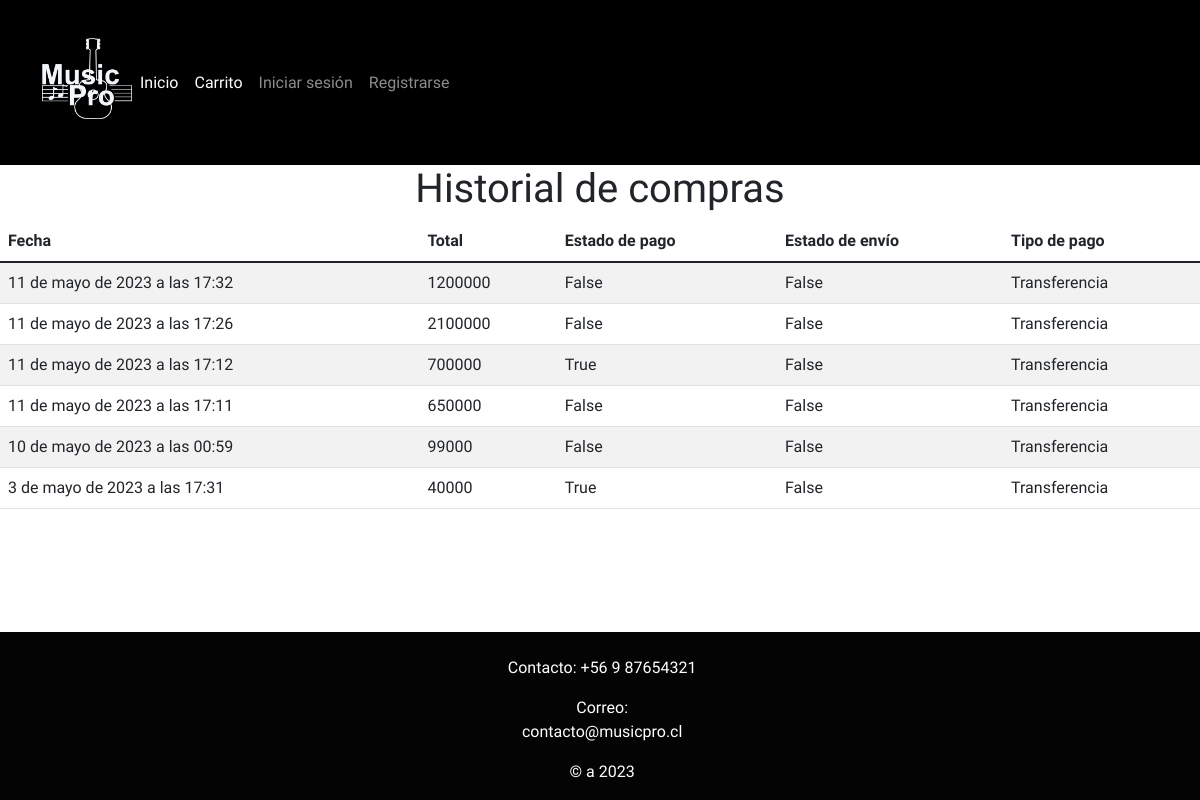
The page /historial on the database its author committed.
### core/models.py (models this page shows)
class Historial(models.Model):
    fecha = models.DateTimeField(auto_now_add=True)
    total = models.IntegerField(default=0)
    estadoPago = models.BooleanField(default=False)
    estadoEnvio = models.BooleanField(default=False)
    OPCION_1 = 'Transferencia'
    OPCION_2 = 'Transbank'
    OPCIONES_TIPO_PAGO = [
        (True, OPCION_1),
        (False, OPCION_2),
    ]
    tipoPago = models.BooleanField(choices=OPCIONES_TIPO_PAGO, default=False)
    TIPO_1 = 'Logueado'
    TIPO_2 = 'Invitado'
    OPCIONES_TIPO_USUARIO = [
        (True, TIPO_1),
        (False, TIPO_2),
    ]
    tipoUsuario = models.BooleanField(choices=OPCIONES_TIPO_USUARIO, null=False,  default=False)
    email = models.EmailField(null=False, default='')

### core/views.py (the view)
# urls.py: path('historial', historial, name="historial"),
def historial(request):
    compras = Historial.objects.all().order_by('-fecha')
    return render(request, 'core/historial.html', {'compras': compras})

### core/context_processor.py (called while the page is built)
def total_carrito(request):
    total = 0
    if 'carrito' in request.session:
        for key, value in request.session["carrito"].items():
            total += int(value["acumulado"])
    return {"total_carrito":total}

### core/templates/core/historial.html (shortened to what this page needs)
{% extends "core/layout.html" %}
{% load static %}
{% block head %}
<link rel="stylesheet" href="{% static 'core/css/pago.css' %}">
{% endblock %}
{% block content %}
<h1>Historial de compras</h1>
<table class="table table-striped">
    <thead>
        <tr>
            <th>Fecha</th>
            <th>Total</th>
            <th>Estado de pago</th>
            <th>Estado de envío</th>
            <th>Tipo de pago</th>
        </tr>
    </thead>
    <tbody>
        {% for compra in compras %}
            <tr>
                <td>{{ compra.fecha }}</td>
                <td>{{ compra.total }}</td>
                <td>{{ compra.estadoPago }}</td>
                <td>{{ compra.estadoEnvio }}</td>
                <td>{{ compra.get_tipoPago_display }}</td>
            </tr>
        {% empty %}
            <tr>
                <td colspan="5">No se encontraron compras.</td>
            </tr>
        {% endfor %}
    </tbody>
</table>
{% endblock %}

### core/static/core/css/layout.css (style rules this page uses)
body { background-image: url("https://i.pinimg.com/564x/20/8b/9b/208b9ba35cebefbba9f945fb69f021ce.jpg"); background-repeat: no-repeat; background-position: center center; background-size: cover; background-attachment: fixed; }
* { padding: 0; margin: 0; font-family: 'Chakra Petch', sans-serif; }
body { background-color: #ffffff; background-color: #ffffff; }

### core/static/core/css/pago.css (style rules this page uses)
* { margin:0; padding: 0; }

### rows shown on the page
Historial: fecha "11 de mayo de 2023 a las 17:32", total "1200000", estadoPago "False", estadoEnvio "False", tipoPago "Transferencia"
Historial: fecha "11 de mayo de 2023 a las 17:26", total "2100000", estadoPago "False", estadoEnvio "False", tipoPago "Transferencia"
Historial: fecha "11 de mayo de 2023 a las 17:12", total "700000", estadoPago "True", estadoEnvio "False", tipoPago "Transferencia"
Historial: fecha "11 de mayo de 2023 a las 17:11", total "650000", estadoPago "False", estadoEnvio "False", tipoPago "Transferencia"
Historial: fecha "10 de mayo de 2023 a las 00:59", total "99000", estadoPago "False", estadoEnvio "False", tipoPago "Transferencia"
Historial: fecha "3 de mayo de 2023 a las 17:31", total "40000", estadoPago "True", estadoEnvio "False", tipoPago "Transferencia"
